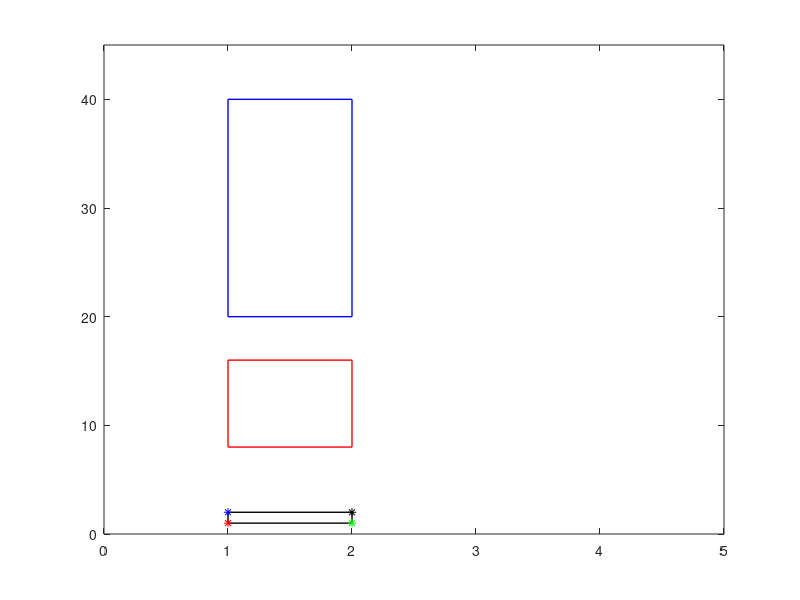

Write the MATLAB code that produced this figure.
% • Composition
% Verify the result of Problem A6 in Section 3.3 of the text; that the two compositions of a
% vertical shear and a stretch in the y direction, do not commute. Do this by plotting the
% image of the unit square with corners at (1, 1),(2, 1),(2, 2),(1, 2). Then plot the results
% of applying the COMPOSITION of the two operations (vertical shear and stretch) in
% both orders and showing that the resulting shape depends on the order in which the
% operations are applied. Corroborate your ’experimental proof’ of the non-commutability
% of these transformations by referring to Theorem 3.2.5 of the text (i.e., by considering
% the associated matrices).

% Plot the image of the unit square with corners at (1, 1),(2, 1),(2, 2),(1, 2)
unit_v1 = [1;1];
unit_v2 = [2;2];
unit_matrix = cat(2, unit_v1, unit_v2);
unit_v = [unit_matrix(1,1), unit_matrix(1,2), unit_matrix(1,2), unit_matrix(1,1), unit_matrix(1,1)];
unit_z = [unit_matrix(2,1), unit_matrix(2,1), unit_matrix(2,2), unit_matrix(2,2), unit_matrix(2,1)];
plot(unit_v, unit_z, 'k-', 'LineWidth', 1);
hold on;
axis([0 5 0 45]);

% Plotting where the red, green, and blue points are
P = [1 2 2 1;1 1 2 2];
plot(P(1,1),P(2,1),'r*');
plot(P(1,2),P(2,2),'g*');
plot(P(1,4),P(2,4),'b*');
plot(P(1,3),P(2,3),'k*');

% Composition of two operations in Problem A6 from Section 3.3 of the text 
% Let V be a vertical shear by amount 3
% Let S be a stretch by a factor 5 in the x2 direction.
V = [1 0; 3 1];
S = [1 0; 0 5];

% Calculate the composition of S followed by V and then plot the result
VS_Operation = V*S;
VS_Operation_Result_Matrix = VS_Operation*unit_matrix;
VS_v = [VS_Operation_Result_Matrix(1,1), VS_Operation_Result_Matrix(1,2), VS_Operation_Result_Matrix(1,2), VS_Operation_Result_Matrix(1,1), VS_Operation_Result_Matrix(1,1)];
VS_z = [VS_Operation_Result_Matrix(2,1), VS_Operation_Result_Matrix(2,1), VS_Operation_Result_Matrix(2,2), VS_Operation_Result_Matrix(2,2), VS_Operation_Result_Matrix(2,1)];
plot(VS_v, VS_z, 'r-', 'LineWidth', 1);
hold on;

% Calculate the composition of S following V and then plot the result
SV_Operation = S*V;
SV_Operation_Result_Matrix = SV_Operation*unit_matrix;
SV_v = [SV_Operation_Result_Matrix(1,1), SV_Operation_Result_Matrix(1,2), SV_Operation_Result_Matrix(1,2), SV_Operation_Result_Matrix(1,1), SV_Operation_Result_Matrix(1,1)];
SV_z = [SV_Operation_Result_Matrix(2,1), SV_Operation_Result_Matrix(2,1), SV_Operation_Result_Matrix(2,2), SV_Operation_Result_Matrix(2,2), SV_Operation_Result_Matrix(2,1)];
plot(SV_v, SV_z, 'b-', 'LineWidth', 1);
hold on;
fprintf("Clearly the two compositions of a vertical shear and a stretch in the x2 direction, do not commute.")

% Theorem 3.2.5 of the text states that If L: Rn -> Rm and M: Rm -> Rp are linear mappings, then 
% the composition of M and L is a linear mapping from Rn to Rp and [M o L] = [M][L].
% To put into Latex, [M o L] = [M o L]
% So put two things onto my report: 
% S = [1 0; 0 5] and V = [1 0; 3 1]
% Then S o V = [1 0; 3 5] and V o S = [1 0; 15 5]
% They are not equal

